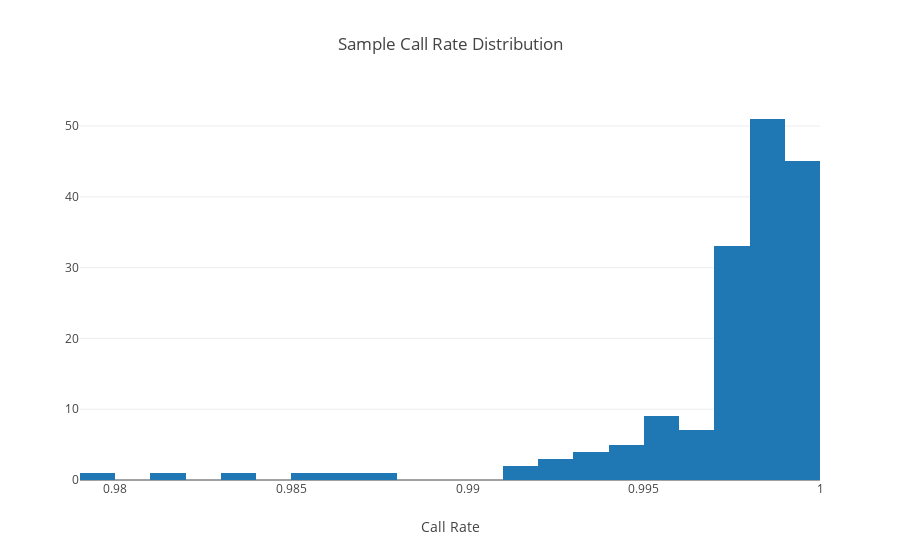

This figure's notebook cell:
### Code cell
timeop("qc1-samplestats")(mt_qc0.getSampleStats())
    .fn(d => {
        Histogram(
            x=d.select("callRate").collect.map(_.getAs[Double]("callRate")).toList
        ).plot(title="Sample Call Rate Distribution", xaxis=Axis(title="Call Rate"))
    })

### Figure 1 — Plotly figure (JSON) as saved in the notebook; plotly's stock layout.template omitted (floating-point values rounded to 4 significant figures; data arrays with more than 128 entries replaced by an {"elided": "..."} marker saying what was removed)
{"data": [{"type": "histogram", "x": {"elided": "165 float values"}}], "layout": {"title": "Sample Call Rate Distribution", "xaxis": {"title": "Call Rate"}}}
